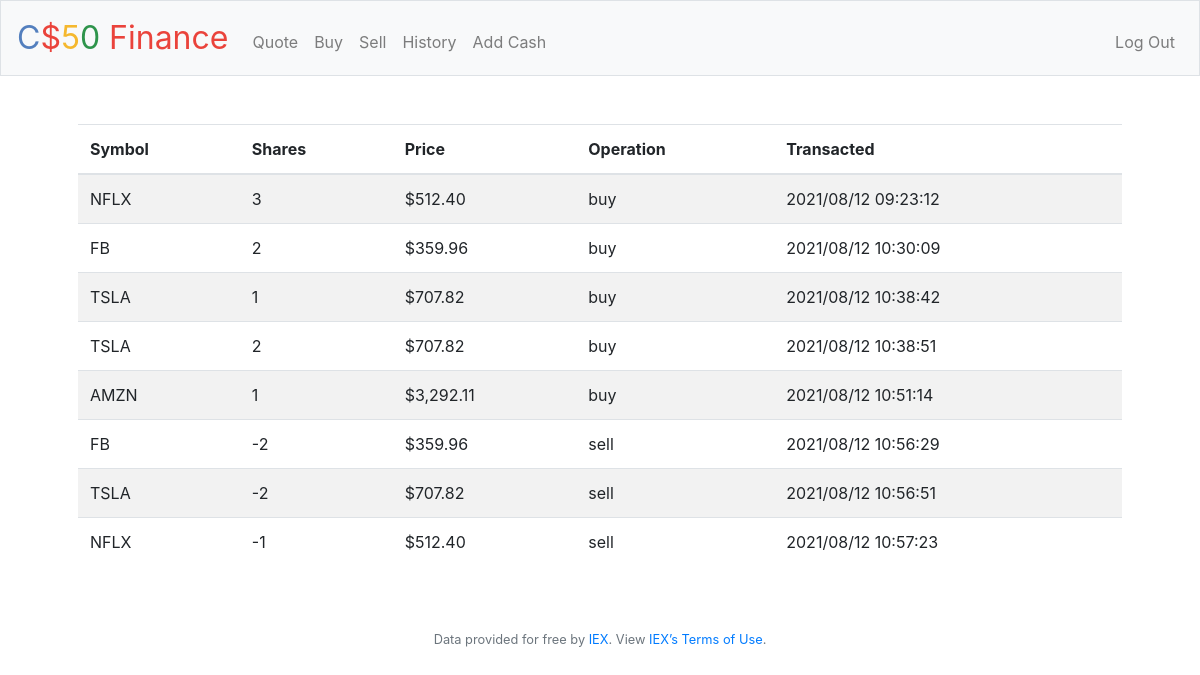
The app's page /history (signed in) with its own data.
### tables this page shows
CREATE TABLE transactions (
    id INTEGER PRIMARY KEY AUTOINCREMENT NOT NULL, 
    user_id INTEGER NOT NULL,
    symbol TEXT NOT NULL,
    shares INTEGER NOT NULL,
    price NUMERIC NOT NULL,
    operation TEXT NOT NULL,
    transacted TIMESTAMP DEFAULT CURRNT_TIMESTAMP NOT NULL,
    FOREIGN KEY(user_id) REFERENCES users(id)
);

### application.py (the view)
@app.route("/history")
@login_required
def history():
    rows = db.execute(
        "SELECT symbol, shares, price, operation, transacted FROM transactions WHERE user_id=:user_id",
        user_id=session["user_id"]
    )
    return render_template("history.html", rows=rows)

### application.py (called while the page is built)
@app.after_request
def after_request(response):
    response.headers["Cache-Control"] = "no-cache, no-store, must-revalidate"
    response.headers["Expires"] = 0
    response.headers["Pragma"] = "no-cache"
    return response

### helpers.py (called while the page is built)
def login_required(f):
    @wraps(f)
    def decorated_function(*args, **kwargs):
        if session.get("user_id") is None:
            return redirect("/login")
        return f(*args, **kwargs)
    return decorated_function

### templates/history.html (shortened to what this page needs)
{% extends "layout.html" %}
{% block main %}
    <table class="table table-striped">
        <thead>
            <tr>
                <th>Symbol</th>
                <th>Shares</th>
                <th>Price</th>
                <th>Operation</th>
                <th>Transacted</th>
            </tr>
        </thead>
        <tbody>
            {% for row in rows %}
                <tr>
                    <td>{{ row["symbol"] }}</td>
                    <td>{{ row["shares"] }}</td>
                    <td>{{ row["price"] }}</td>
                    <td>{{ row["operation"] }}</td>
                    <td>{{ row["transacted"] }}</td>
                </tr>
            {% endfor %}
        </tbody>
    </table>
{% endblock %}

### templates/layout.html (shortened to what this page needs)
<!DOCTYPE html>
<html lang="en">
    <head>
        <link rel="stylesheet" href="https://cdn.jsdelivr.net/npm/bootstrap@4.5.3/dist/css/bootstrap.min.css">
        <link href="/static/styles.css" rel="stylesheet">
    </head>
    <body>
        <nav class="navbar navbar-expand-md navbar-light bg-light border">
            <a class="navbar-brand" href="/"><span class="blue">C</span><span class="red">$</span><span class="yellow">5</span><span class="green">0</span> <span class="red">Finance</span></a>
            <div class="collapse navbar-collapse" id="navbar">
                {% if session.user_id %}
                    <ul class="navbar-nav mr-auto mt-2">
                        <li class="nav-item"><a class="nav-link" href="/quote">Quote</a></li>
                        <li class="nav-item"><a class="nav-link" href="/buy">Buy</a></li>
                        <li class="nav-item"><a class="nav-link" href="/sell">Sell</a></li>
                        <li class="nav-item"><a class="nav-link" href="/history">History</a></li>
                        <li class="nav-item"><a class="nav-link" href="/add_cash">Add Cash</a></li>
                    </ul>
                    <ul class="navbar-nav ml-auto mt-2">
                        <li class="nav-item"><a class="nav-link" href="/logout">Log Out</a></li>
                    </ul>
                {% else %}
                    <ul class="navbar-nav ml-auto mt-2">
                        <li class="nav-item"><a class="nav-link" href="/register">Register</a></li>
                        <li class="nav-item"><a class="nav-link" href="/login">Log In</a></li>
                    </ul>
                {% endif %}
            </div>
        </nav>
        <main class="container p-5">
            {% block main %}{% endblock %}
        </main>
        <footer class="small text-center text-muted">
            Data provided for free by <a href="https://iextrading.com/developer">IEX</a>. View <a href="https://iextrading.com/api-exhibit-a/">IEX’s Terms of Use</a>.
        </footer>
    </body>
</html>

### static/styles.css (style rules this page uses)
nav .navbar-brand { font-size: xx-large; }
nav .navbar-brand .blue { color: #537fbe; }
nav .navbar-brand .red { color: #ea433b; }
nav .navbar-brand .yellow { color: #f5b82e; }
nav .navbar-brand .green { color: #2e944b; }
main { overflow-x: auto; text-align: center; }
main table { text-align: left; }

### records on screen
transactions: symbol "NFLX", shares "3", price "$512.40", operation "buy", transacted "2021/08/12 09:23:12"
transactions: symbol "FB", shares "2", price "$359.96", operation "buy", transacted "2021/08/12 10:30:09"
transactions: symbol "TSLA", shares "1", price "$707.82", operation "buy", transacted "2021/08/12 10:38:42"
transactions: symbol "TSLA", shares "2", price "$707.82", operation "buy", transacted "2021/08/12 10:38:51"
transactions: symbol "AMZN", shares "1", price "$3,292.11", operation "buy", transacted "2021/08/12 10:51:14"
transactions: symbol "FB", shares "-2", price "$359.96", operation "sell", transacted "2021/08/12 10:56:29"
transactions: symbol "TSLA", shares "-2", price "$707.82", operation "sell", transacted "2021/08/12 10:56:51"
transactions: symbol "NFLX", shares "-1", price "$512.40", operation "sell", transacted "2021/08/12 10:57:23"
